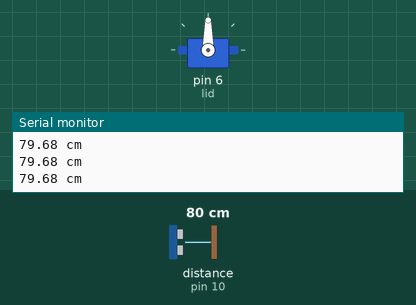
Bench run of a sketch on a simulated Arduino Uno, built with avr-gcc and run on an emulated ATmega328P. On the bench: servo, the last lines printed to the serial monitor. Wiring (from diagram.json): ultrasonic range finder: trigger pin 9; echo pin 10. The inputs (shaded band) are chosen by the test bench; at power-on: distance to the obstacle (sensor on pin 10) 80 cm. The echo pulse lasts 58.3 µs per cm.

Above: at 1.3 s.
1.4 s: distance to the obstacle (sensor on pin 10) set to 2 cm
At 2.5 s:
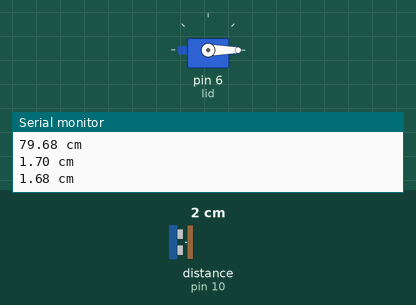
3.0 s: distance to the obstacle (sensor on pin 10) set to 35 cm
At 3.8 s:
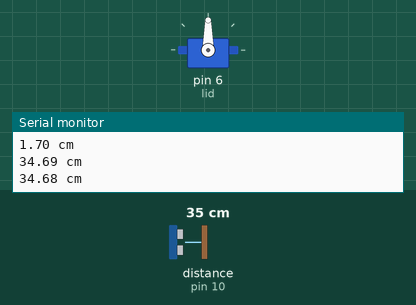
4.5 s: distance to the obstacle (sensor on pin 10) set to 4 cm
At 5.2 s:
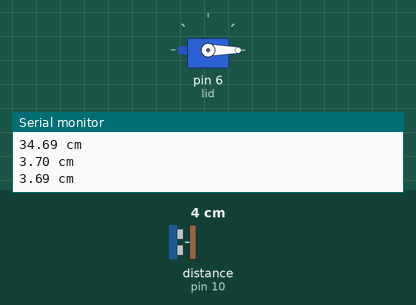
Timing chart, 0 to 7.5 s (numbered marks = the images above; inputs shaded):
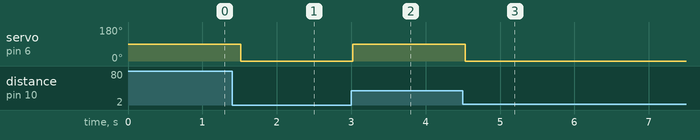

Measured:
- after the input at 1.4 s, servo on pin 6 (lid): 90° → 0° after 0.12 s
- after the input at 3.0 s, servo on pin 6 (lid): 0° → 90° at once
- after the input at 4.5 s, servo on pin 6 (lid): 90° → 0° at once

The sketch:

AutomaticLid.ino
```cpp
#include <Streaming.h>
#include <Servo.h>
Servo lid;
const int TRIG_PIN = 9;
const int ECHO_PIN = 10;
const unsigned long timeout = 25000; // in microseconds; unsigned long instead of long because time is never negative

void setup(){
  pinMode(TRIG_PIN, OUTPUT); // Trig sends the signal to the sensor
  pinMode(ECHO_PIN, INPUT); // Echo receives the signal (anything the Arduino reads from is INPUT: buttons, digital inputs, etc.)
  Serial.begin(9600);
  lid.attach(6);
  lid.write(90); // closed position is 90°, not 0°, because of how the servo is attached to the lid
}

void loop(){
  digitalWrite(TRIG_PIN, HIGH);
  delayMicroseconds(10); // the HC-SR04 trigger pulse has to last 10 microseconds
  digitalWrite(TRIG_PIN, LOW);
  long time = pulseIn(ECHO_PIN, HIGH, timeout); // pulseIn(1. pin, 2. state to measure, 3. optional extras such as the timeout)
  float measure_distance = 0.0343 * time / 2;


  if(time == 0){
    Serial << "can't see anything" << endl;
  }else{
  Serial << measure_distance << " cm" << endl;
  }

  if(measure_distance > 0 && measure_distance <= 30){
  lid.write(0);
  }else{
  lid.write(90);
  }
  delay(500);
}
```
